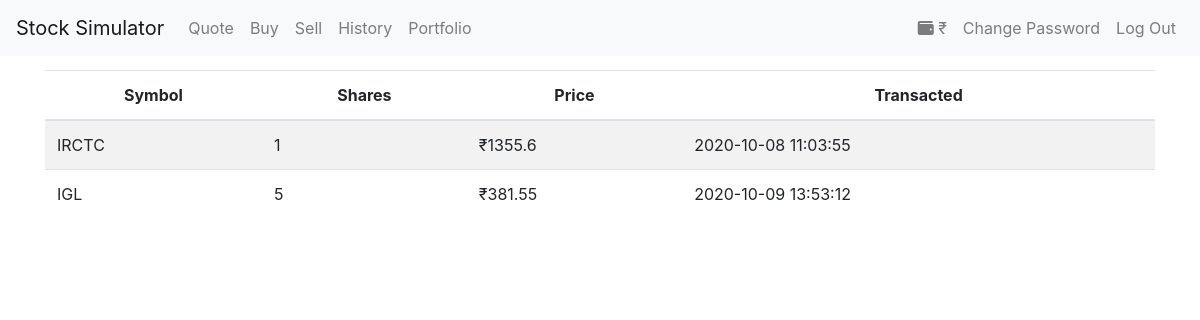
Screenshot of /history (signed in) with the database file from the repository.
### tables this page shows
CREATE TABLE 'history' ('id' INTEGER NOT NULL, 'symbol' TEXT NOT NULL, 'shares' INTEGER NOT NULL, 'price' NUMERIC NOT NULL, 'transacted' DATETIME NOT NULL DEFAULT CURRENT_TIMESTAMP);

### app.py (the view)
@app.route("/history")
@login_required
def history():
    symbol=list()
    share=list()
    price=list()
    transacted=list()
    sy = db.execute("SELECT symbol FROM history WHERE id = :id", id= session['user_id'])
    sh = db.execute("SELECT shares FROM history WHERE id = :id", id= session['user_id'])
    pr = db.execute("SELECT price FROM history WHERE id = :id", id= session['user_id'])
    tr = db.execute("SELECT transacted FROM history WHERE id = :id", id= session['user_id'])
    for i in range (len(sy)):
        symbol.append(sy[i]["symbol"].upper())
    for i in range (len(sh)):
        share.append(sh[i]["shares"])
    for i in range (len(pr)):
        price.append(pr[i]["price"])
    for i in range (len(tr)):
        transacted.append(tr[i]["transacted"])
    data = zip(symbol,share,price,transacted)
    return render_template("history.html", data=data)

### helpers.py (called while the page is built)
def login_required(f):
    @wraps(f)
    def decorated_function(*args, **kwargs):
        if session.get("user_id") is None:
            return redirect(url_for("login", next=request.url))
        return f(*args, **kwargs)
    return decorated_function

### templates/history.html (shortened to what this page needs)
{% extends "layout.html" %}
{% block main %}
<table class="table table-striped">
    <thead>
    <tr>
        <th>Symbol</th>
        <th>Shares</th>
        <th>Price</th>
        <th>Transacted</th>
    </tr>
    </thead>
    {% for row in data %}
    <tr>
    {% for item in row %}
    {% if item is not string and item>20%}
        <td>₹{{ item }}</td>
    {% else %}
        <td>{{ item }}</td>
    {% endif %}
    {% endfor %}
    </tr>
    {% endfor %}
</table>
{% endblock %}

### static/styles.css (style rules this page uses)
main td { text-align: left; }

### templates/layout.html (style rules this page uses)
body { padding-top:70px; }

### rows the page displays
history: price "1355.6", transacted "2020-10-08 11:03:55"
history: price "381.55", transacted "2020-10-09 13:53:12"

### other values shown
{{ item }} "IRCTC" "1" "IGL" "5"
